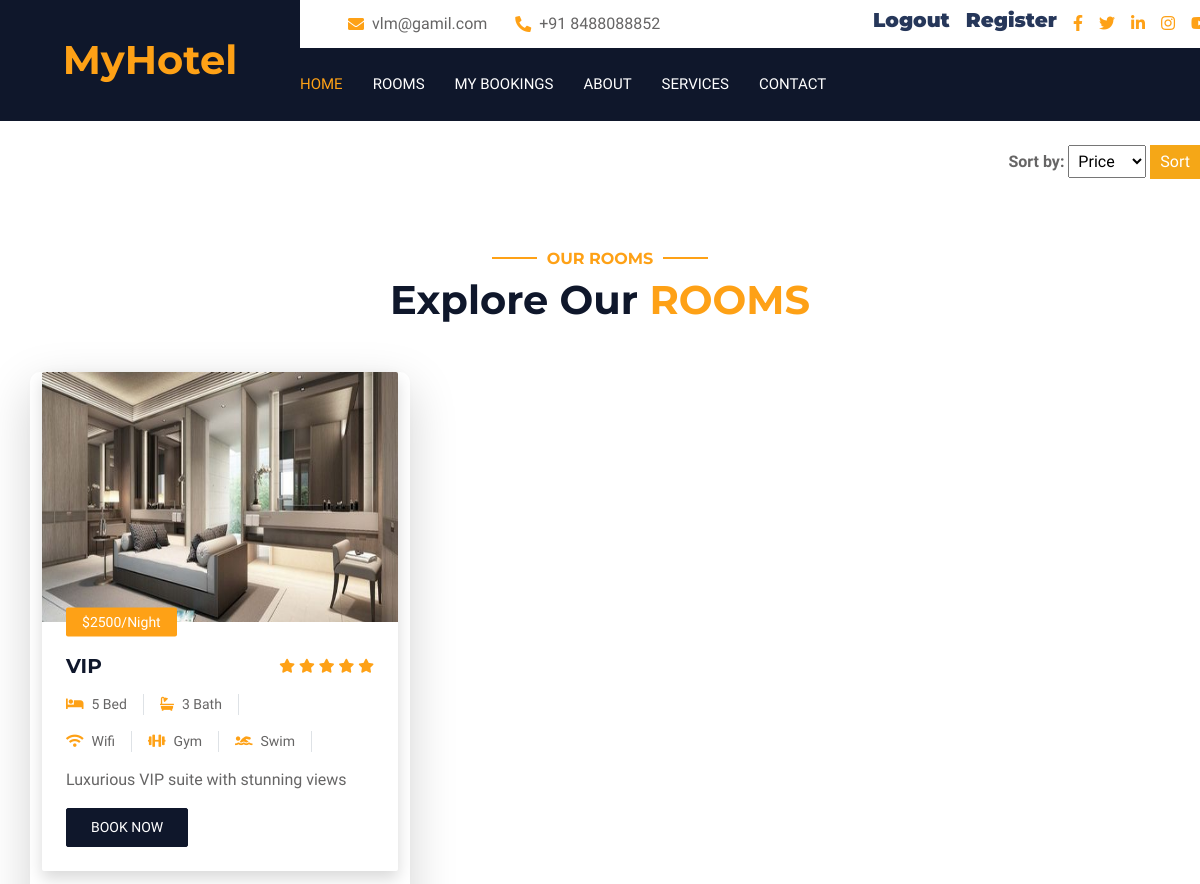
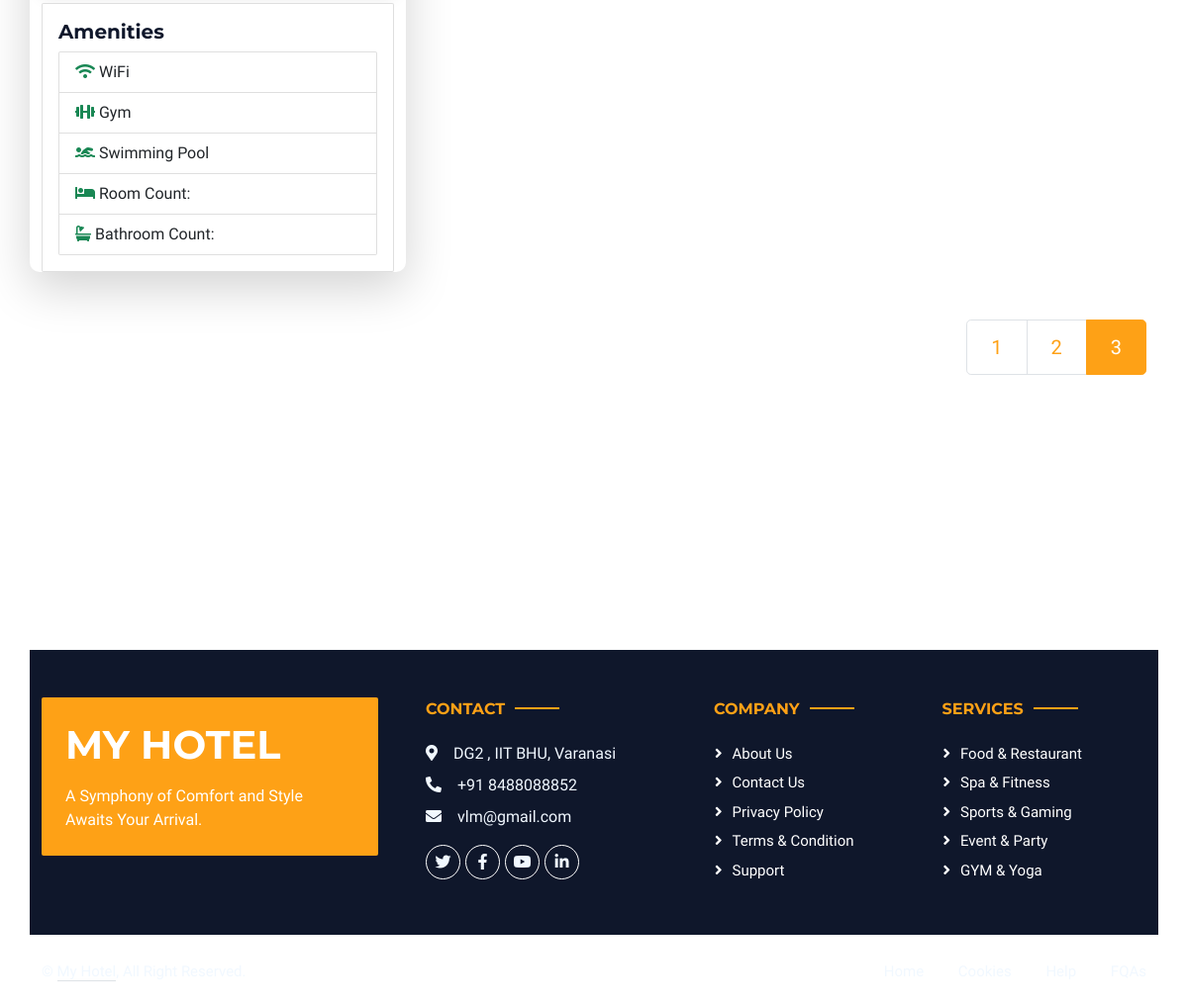
Screenshot of /room/?page=3 (signed in) with the database file from the repository (2 pictures, top to bottom).
### home/models.py (models this page shows, shortened)
class BaseModel(models.Model):
    uid = models.UUIDField(default=uuid.uuid4 , editable=False , primary_key=True)
    created_at = models.DateField(auto_now_add=True)
    updated_at = models.DateField(auto_now=True)
    class Meta:
        abstract = True

class Hotel(BaseModel):
    hotel_name = models.CharField(max_length=100)
    hotel_price =  models.IntegerField()
    descr=models.TextField()
    room_count = models.IntegerField(default=10)
    class Meta:
        ordering=['hotel_price']

class HotelImages(BaseModel):
    hotel = models.ForeignKey(Hotel, related_name="hotel_images" , on_delete=models.CASCADE) # hotel.images.all() // this wil return all the images of that particular hotel
    images = models.ImageField(upload_to="static/hotel")

class Amenities(BaseModel):
    hotel = models.ForeignKey(Hotel, related_name="hotel_amenities" , on_delete=models.CASCADE) # hotel.images.all() // this wil return all the images of that particular hotel
    c_bed_room=models.IntegerField(default=1)
    c_bath_room=models.IntegerField(default=1)
    rating =models.IntegerField(default=5)
    has_free_wifi = models.BooleanField(default=False)
    has_ac=models.BooleanField(default=False)
    has_swimming_pool = models.BooleanField(default=False)
    has_gym = models.BooleanField(default=False)

### home/views.py (the view)
# urls.py: path('room/',room,name="room"),
def room(request):
    hotel_obj=Hotel.objects.all()
    if request.method =="POST":
        sort_by=request.POST.get('sort_by')
        if(sort_by=="price"):
            hotel_obj=hotel_obj.order_by('hotel_price')
        else:
            hotel_obj=hotel_obj.order_by('-hotel_amenities__rating')
    page = request.GET.get('page',1)
    paginator = Paginator(hotel_obj,3)
    try:
        hotel_obj = paginator.page(page)
    except PageNotAnInteger:
        hotel_obj=paginator.page(1)
    except EmptyPage:
        hotel_obj=paginator.page(paginator.num_pages)
    context = {'hotel_obj' : hotel_obj}
    return render(request,'room.html',context)

### home/templatetags/custom_filters.py (called while the page is built)
@register.filter
def get_range(value):
    return range(value)

### home/templates/room.html (shortened to what this page needs)
{% extends "base.html" %}
{% block start  %}
    <form method="POST">
        <div style="text-align: right; margin-bottom: 20px;">
            <label for="sort" style="font-weight: bold;">Sort by:</label>
            <select id="sort"   name="sort_by" style="padding: 5px;">
              <option name="price" value="price">Price</option>
            </select>
            <button   class="bg-primary;" style="padding: 5px 10px; background-color: #f5a717; color: #fff; border: none; cursor: pointer;" type="submit">Sort</button>
          </div>
    </form>
        <div class="container-xxl py-5">
            <div class="container">
                <div class="text-center wow fadeInUp" data-wow-delay="0.1s">
                    <h6 class="section-title text-center text-primary text-uppercase">Our Rooms</h6>
                    <h1 class="mb-5">Explore Our <span class="text-primary text-uppercase">Rooms</span></h1>
                </div>
                <div class="row g-4">
                    {% for hotels_obj in hotel_obj %}
                    <div class="col-lg-4 col-md-6 wow fadeInUp shadow-lg" data-wow-delay="0.1s" style="border-radius:10px;">
                        <div class="room-item shadow rounded overflow-hidden" style="border-radius:10px;">
                            <div class="position-relative">
                                <img class="img-fluid" src="/static/{{hotels_obj.hotel_images.first.images}}" style=" width:500px; height:250px;" alt="">
                                <small class="position-absolute start-0 top-100 translate-middle-y bg-primary text-white rounded py-1 px-3 ms-4">${{hotels_obj.hotel_price}}/Night</small>
                            </div>
                            <div class="p-4 mt-2">
                                <div class="d-flex justify-content-between mb-3">
                                    <h5 class="mb-0">{{hotels_obj.hotel_name}}</h5>
                                    <div class="ps-2">
                                        {% load custom_filters %}
                                        {% with rating=hotels_obj.hotel_amenities.first.rating %}
                                            {% for x in rating|get_range %}
                                                <small class="fa fa-star text-primary"></small>
                                            {% endfor %}
                                        {% endwith %}
                                    </div>
                                </div>
                                <div class="d-flex mb-3">
                                    <small class="border-end me-3 pe-3"><i class="fa fa-bed text-primary me-2"></i>{{hotels_obj.hotel_amenities.first.c_bed_room}} Bed</small>
                                    <small class="border-end me-3 pe-3"><i class="fa fa-bath text-primary me-2"></i>{{hotels_obj.hotel_amenities.first.c_bath_room}} Bath</small>
                                </div>
                                <div class="d-flex mb-3">
                                    {% if hotels_obj.hotel_amenities.first.has_free_wifi %}
                                    <small class="border-end me-3 pe-3"><i class="fa fa-wifi text-primary me-2"></i>Wifi</small>
                                    {% else %}
                                    <small class="border-end me-3 pe-3"><i class="fa fa-wifi text-danger me-2"></i>Wifi</small>
                                    {% endif %}
                                    {% if hotels_obj.hotel_amenities.first.has_gym %}
                                    <small class="border-end me-3 pe-3"><i class="fa fa-dumbbell text-primary me-2"></i>Gym</small>
                                    {% else %}
                                    <small class="border-end me-3 pe-3"><i class="fa fa-dumbbell text-danger me-2"></i>Gym</small>
                                    {% endif %}
                                    {% if hotels_obj.hotel_amenities.first.has_swimming_pool %}
                                    <small class="border-end me-3 pe-3"><i class="fa fa-swimmer text-primary me-2"></i>Swim</small>
                                    {% else %}
                                    <small class="border-end me-3 pe-3"><i class="fa fa-swimmer text-danger me-2"></i>Swim</small>
                                    {% endif %}
                                </div>
                                <p class="text-body mb-3">{{hotels_obj.descr}}</p>
                                <div class="d-flex justify-content-between">
                                    <a class="btn btn-sm btn-dark rounded py-2 px-4" href="/book_hotel/{{hotels_obj.uid}}/" >Book Now</a>
                                </div>
                            </div>
                        </div>
                        <div class="card mt-3" data-wow-delay="0.1s">
                            <div class="card-body">
                                <h5 class="card-title">Amenities</h5>
                                <ul class="list-group">
                                    <li class="list-group-item">
                                        <i class="fa fa-wifi {% if hotels_obj.hotel_amenities.first.has_free_wifi %}text-success{% else %}text-danger{% endif %}"></i> WiFi
                                    </li>
                                    <li class="list-group-item">
                                        <i class="fa fa-dumbbell {% if hotels_obj.hotel_amenities.first.has_gym %}text-success{% else %}text-danger{% endif %}"></i> Gym
                                    </li>
                                    <li class="list-group-item">
                                        <i class="fa fa-swimmer {% if hotels_obj.hotel_amenities.first.has_swimming_pool %}text-success{% else %}text-danger{% endif %}"></i> Swimming Pool
                                    </li>
                                    <li class="list-group-item">
                                        <i class="fa fa-bed {% if hotels_obj.hotel_amenities.first.c_bed_room > 0 %}text-success{% else %}text-danger{% endif %}"></i> Room Count: {{ hotels_obj.hotel.hotel_amenities.first.c_bed_room }}
                                     </li>
                                    <li class="list-group-item">
                                        <i class="fa fa-bath {% if hotels_obj.hotel_amenities.first.c_bath_room > 0 %}text-success{% else %}text-danger{% endif %}"></i> Bathroom Count: {{ hotels_obj.hotel.hotel_amenities.first.c_bath_room }}
                                    </li>
                                </ul>
                            </div>
                        </div>
                    </div>
                    {% endfor %}
                </div>
            </div>
            <br>
            <br>
<div class="container"  data-wow-delay="2s" >
    <nav aria-label="..." data-wow-delay="2s">
        {% if hotel_obj.has_other_pages %}
      <ul class="pagination pagination-lg justify-content-end" data-wow-delay="2s">
        {% for i in hotel_obj.paginator.page_range %}
        {% if i == hotel_obj.number %}
        <li class="page-item active" aria-current="page">
          <span class="page-link">{{i}}</span>
        </li>
        {% else %}
        <li class="page-item"><a class="page-link" href="?page={{i}}">{{i}}</a></li>
        {% endif %}
        {% endfor %}
    </ul>
    {% endif %}
    </nav>
  </div>
        </div>
        <br>
        <br>
{% endblock %}

### home/static/css/style.css (style rules this page uses)
:root { --primary: #FEA116; --light: #F1F8FF; --dark: #0F172B; }
.btn { font-weight: 500; text-transform: uppercase; transition: .5s; }
.section-title { position: relative; display: inline-block; }
.section-title::before { position: absolute; content: ""; width: 45px; height: 2px; top: 50%; left: -55px; margin-top: -1px; background: var(--primary); }
.section-title::after { position: absolute; content: ""; width: 45px; height: 2px; top: 50%; right: -55px; margin-top: -1px; background: var(--primary); }

### rows the page displays
Hotel: hotel_images.first.images (picture), hotel_price "2500", hotel_name "VIP", hotel_amenities.first.c_bed_room "5", hotel_amenities.first.c_bath_room "3", shows "Wifi", shows "Gym", shows "Swim", descr "Luxurious VIP suite with stunning views"

### other values shown
{{ i }} "1" "2"
{{ i }} "3"
